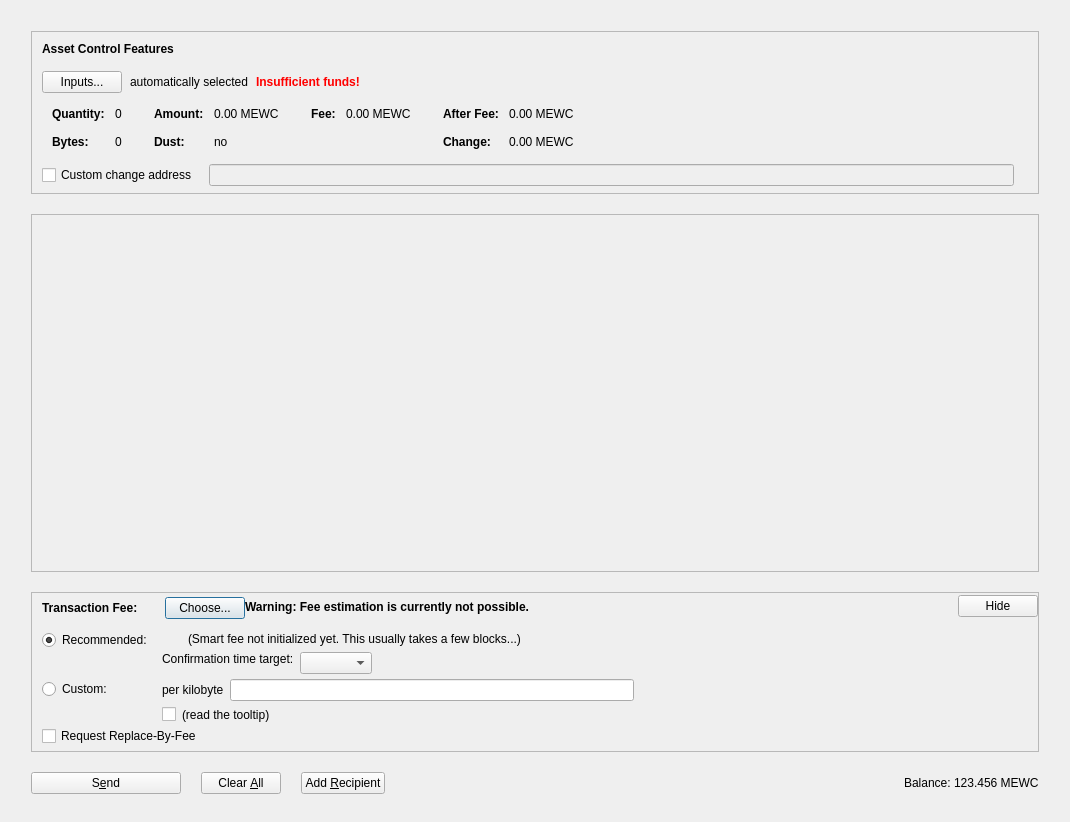
<?xml version="1.0" encoding="UTF-8"?>
<ui version="4.0">
 <class>AssetsDialog</class>
 <widget class="QDialog" name="AssetsDialog">
  <property name="geometry">
   <rect>
    <x>0</x>
    <y>0</y>
    <width>1070</width>
    <height>822</height>
   </rect>
  </property>
  <property name="windowTitle">
   <string>Send Coins</string>
  </property>
  <layout class="QVBoxLayout" name="verticalLayout" stretch="0">
   <property name="bottomMargin">
    <number>8</number>
   </property>
   <item>
    <layout class="QVBoxLayout" name="verticalLayout_3">
     <property name="spacing">
      <number>20</number>
     </property>
     <property name="leftMargin">
      <number>20</number>
     </property>
     <property name="topMargin">
      <number>20</number>
     </property>
     <property name="rightMargin">
      <number>20</number>
     </property>
     <property name="bottomMargin">
      <number>20</number>
     </property>
     <item>
      <widget class="QFrame" name="frameAssetControl">
       <property name="sizePolicy">
        <sizepolicy hsizetype="Expanding" vsizetype="Fixed">
         <horstretch>0</horstretch>
         <verstretch>0</verstretch>
        </sizepolicy>
       </property>
       <property name="maximumSize">
        <size>
         <width>16777215</width>
         <height>16777215</height>
        </size>
       </property>
       <property name="frameShape">
        <enum>QFrame::StyledPanel</enum>
       </property>
       <property name="frameShadow">
        <enum>QFrame::Sunken</enum>
       </property>
       <layout class="QVBoxLayout" name="verticalLayoutAssetControl2">
        <property name="spacing">
         <number>0</number>
        </property>
        <property name="leftMargin">
         <number>0</number>
        </property>
        <property name="topMargin">
         <number>0</number>
        </property>
        <property name="rightMargin">
         <number>0</number>
        </property>
        <property name="bottomMargin">
         <number>6</number>
        </property>
        <item>
         <layout class="QVBoxLayout" name="verticalLayoutAssetControl" stretch="0,0,0,0,1">
          <property name="spacing">
           <number>0</number>
          </property>
          <property name="leftMargin">
           <number>10</number>
          </property>
          <property name="topMargin">
           <number>10</number>
          </property>
          <item>
           <layout class="QHBoxLayout" name="horizontalLayoutAssetControl1">
            <property name="bottomMargin">
             <number>15</number>
            </property>
            <item>
             <widget class="QLabel" name="labelAssetControlFeatures">
              <property name="sizePolicy">
               <sizepolicy hsizetype="Preferred" vsizetype="Maximum">
                <horstretch>0</horstretch>
                <verstretch>0</verstretch>
               </sizepolicy>
              </property>
              <property name="font">
               <font>
                <weight>75</weight>
                <bold>true</bold>
               </font>
              </property>
              <property name="styleSheet">
               <string notr="true">font-weight:bold;</string>
              </property>
              <property name="text">
               <string>Asset Control Features</string>
              </property>
             </widget>
            </item>
           </layout>
          </item>
          <item>
           <layout class="QHBoxLayout" name="horizontalLayoutAssetControl2" stretch="0,0,0,0">
            <property name="spacing">
             <number>8</number>
            </property>
            <property name="bottomMargin">
             <number>10</number>
            </property>
            <item>
             <widget class="QPushButton" name="pushButtonAssetControl">
              <property name="styleSheet">
               <string notr="true"/>
              </property>
              <property name="text">
               <string>Inputs...</string>
              </property>
              <property name="autoDefault">
               <bool>false</bool>
              </property>
             </widget>
            </item>
            <item>
             <widget class="QLabel" name="labelAssetControlAutomaticallySelected">
              <property name="text">
               <string>automatically selected</string>
              </property>
              <property name="margin">
               <number>5</number>
              </property>
             </widget>
            </item>
            <item>
             <widget class="QLabel" name="labelAssetControlInsuffFunds">
              <property name="font">
               <font>
                <weight>75</weight>
                <bold>true</bold>
               </font>
              </property>
              <property name="styleSheet">
               <string notr="true">color:red;font-weight:bold;</string>
              </property>
              <property name="text">
               <string>Insufficient funds!</string>
              </property>
              <property name="margin">
               <number>5</number>
              </property>
             </widget>
            </item>
            <item>
             <spacer name="horizontalSpacerAssetControl">
              <property name="orientation">
               <enum>Qt::Horizontal</enum>
              </property>
              <property name="sizeHint" stdset="0">
               <size>
                <width>40</width>
                <height>1</height>
               </size>
              </property>
             </spacer>
            </item>
           </layout>
          </item>
          <item>
           <widget class="QWidget" name="widgetAssetControl" native="true">
            <property name="sizePolicy">
             <sizepolicy hsizetype="Preferred" vsizetype="Preferred">
              <horstretch>0</horstretch>
              <verstretch>0</verstretch>
             </sizepolicy>
            </property>
            <property name="minimumSize">
             <size>
              <width>0</width>
              <height>0</height>
             </size>
            </property>
            <property name="styleSheet">
             <string notr="true"/>
            </property>
            <layout class="QHBoxLayout" name="horizontalLayoutAssetControl5">
             <property name="leftMargin">
              <number>0</number>
             </property>
             <property name="topMargin">
              <number>0</number>
             </property>
             <property name="rightMargin">
              <number>0</number>
             </property>
             <property name="bottomMargin">
              <number>0</number>
             </property>
             <item>
              <layout class="QHBoxLayout" name="horizontalLayoutAssetControl3" stretch="0,0,0,1">
               <property name="spacing">
                <number>20</number>
               </property>
               <property name="topMargin">
                <number>0</number>
               </property>
               <property name="bottomMargin">
                <number>10</number>
               </property>
               <item>
                <layout class="QFormLayout" name="formLayoutAssetControl1">
                 <property name="horizontalSpacing">
                  <number>10</number>
                 </property>
                 <property name="verticalSpacing">
                  <number>14</number>
                 </property>
                 <property name="leftMargin">
                  <number>10</number>
                 </property>
                 <property name="topMargin">
                  <number>4</number>
                 </property>
                 <property name="rightMargin">
                  <number>6</number>
                 </property>
                 <item row="0" column="0">
                  <widget class="QLabel" name="labelAssetControlQuantityText">
                   <property name="font">
                    <font>
                     <weight>75</weight>
                     <bold>true</bold>
                    </font>
                   </property>
                   <property name="text">
                    <string>Quantity:</string>
                   </property>
                   <property name="margin">
                    <number>0</number>
                   </property>
                  </widget>
                 </item>
                 <item row="0" column="1">
                  <widget class="QLabel" name="labelAssetControlQuantity">
                   <property name="cursor">
                    <cursorShape>IBeamCursor</cursorShape>
                   </property>
                   <property name="contextMenuPolicy">
                    <enum>Qt::ActionsContextMenu</enum>
                   </property>
                   <property name="text">
                    <string notr="true">0</string>
                   </property>
                   <property name="margin">
                    <number>0</number>
                   </property>
                   <property name="textInteractionFlags">
                    <set>Qt::LinksAccessibleByMouse|Qt::TextSelectableByKeyboard|Qt::TextSelectableByMouse</set>
                   </property>
                  </widget>
                 </item>
                 <item row="1" column="0">
                  <widget class="QLabel" name="labelAssetControlBytesText">
                   <property name="font">
                    <font>
                     <weight>75</weight>
                     <bold>true</bold>
                    </font>
                   </property>
                   <property name="text">
                    <string>Bytes:</string>
                   </property>
                  </widget>
                 </item>
                 <item row="1" column="1">
                  <widget class="QLabel" name="labelAssetControlBytes">
                   <property name="cursor">
                    <cursorShape>IBeamCursor</cursorShape>
                   </property>
                   <property name="contextMenuPolicy">
                    <enum>Qt::ActionsContextMenu</enum>
                   </property>
                   <property name="text">
                    <string notr="true">0</string>
                   </property>
                   <property name="textInteractionFlags">
                    <set>Qt::LinksAccessibleByMouse|Qt::TextSelectableByKeyboard|Qt::TextSelectableByMouse</set>
                   </property>
                  </widget>
                 </item>
                </layout>
               </item>
               <item>
                <layout class="QFormLayout" name="formLayoutAssetControl2">
                 <property name="horizontalSpacing">
                  <number>10</number>
                 </property>
                 <property name="verticalSpacing">
                  <number>14</number>
                 </property>
                 <property name="leftMargin">
                  <number>6</number>
                 </property>
                 <property name="topMargin">
                  <number>4</number>
                 </property>
                 <property name="rightMargin">
                  <number>6</number>
                 </property>
                 <item row="0" column="0">
                  <widget class="QLabel" name="labelAssetControlAmountText">
                   <property name="font">
                    <font>
                     <weight>75</weight>
                     <bold>true</bold>
                    </font>
                   </property>
                   <property name="text">
                    <string>Amount:</string>
                   </property>
                   <property name="margin">
                    <number>0</number>
                   </property>
                  </widget>
                 </item>
                 <item row="0" column="1">
                  <widget class="QLabel" name="labelAssetControlAmount">
                   <property name="cursor">
                    <cursorShape>IBeamCursor</cursorShape>
                   </property>
                   <property name="contextMenuPolicy">
                    <enum>Qt::ActionsContextMenu</enum>
                   </property>
                   <property name="text">
                    <string notr="true">0.00 MEWC</string>
                   </property>
                   <property name="textInteractionFlags">
                    <set>Qt::LinksAccessibleByMouse|Qt::TextSelectableByKeyboard|Qt::TextSelectableByMouse</set>
                   </property>
                  </widget>
                 </item>
                 <item row="1" column="0">
                  <widget class="QLabel" name="labelAssetControlLowOutputText">
                   <property name="font">
                    <font>
                     <weight>75</weight>
                     <bold>true</bold>
                    </font>
                   </property>
                   <property name="text">
                    <string>Dust:</string>
                   </property>
                  </widget>
                 </item>
                 <item row="1" column="1">
                  <widget class="QLabel" name="labelAssetControlLowOutput">
                   <property name="cursor">
                    <cursorShape>IBeamCursor</cursorShape>
                   </property>
                   <property name="contextMenuPolicy">
                    <enum>Qt::ActionsContextMenu</enum>
                   </property>
                   <property name="text">
                    <string notr="true">no</string>
                   </property>
                   <property name="textInteractionFlags">
                    <set>Qt::LinksAccessibleByMouse|Qt::TextSelectableByKeyboard|Qt::TextSelectableByMouse</set>
                   </property>
                  </widget>
                 </item>
                </layout>
               </item>
               <item>
                <layout class="QFormLayout" name="formLayoutAssetControl3">
                 <property name="horizontalSpacing">
                  <number>10</number>
                 </property>
                 <property name="verticalSpacing">
                  <number>14</number>
                 </property>
                 <property name="leftMargin">
                  <number>6</number>
                 </property>
                 <property name="topMargin">
                  <number>4</number>
                 </property>
                 <property name="rightMargin">
                  <number>6</number>
                 </property>
                 <item row="0" column="0">
                  <widget class="QLabel" name="labelAssetControlFeeText">
                   <property name="font">
                    <font>
                     <weight>75</weight>
                     <bold>true</bold>
                    </font>
                   </property>
                   <property name="text">
                    <string>Fee:</string>
                   </property>
                   <property name="margin">
                    <number>0</number>
                   </property>
                  </widget>
                 </item>
                 <item row="0" column="1">
                  <widget class="QLabel" name="labelAssetControlFee">
                   <property name="cursor">
                    <cursorShape>IBeamCursor</cursorShape>
                   </property>
                   <property name="contextMenuPolicy">
                    <enum>Qt::ActionsContextMenu</enum>
                   </property>
                   <property name="text">
                    <string notr="true">0.00 MEWC</string>
                   </property>
                   <property name="textInteractionFlags">
                    <set>Qt::LinksAccessibleByMouse|Qt::TextSelectableByKeyboard|Qt::TextSelectableByMouse</set>
                   </property>
                  </widget>
                 </item>
                </layout>
               </item>
               <item>
                <layout class="QFormLayout" name="formLayoutAssetControl4">
                 <property name="horizontalSpacing">
                  <number>10</number>
                 </property>
                 <property name="verticalSpacing">
                  <number>14</number>
                 </property>
                 <property name="leftMargin">
                  <number>6</number>
                 </property>
                 <property name="topMargin">
                  <number>4</number>
                 </property>
                 <property name="rightMargin">
                  <number>6</number>
                 </property>
                 <item row="0" column="0">
                  <widget class="QLabel" name="labelAssetControlAfterFeeText">
                   <property name="font">
                    <font>
                     <weight>75</weight>
                     <bold>true</bold>
                    </font>
                   </property>
                   <property name="text">
                    <string>After Fee:</string>
                   </property>
                   <property name="margin">
                    <number>0</number>
                   </property>
                  </widget>
                 </item>
                 <item row="0" column="1">
                  <widget class="QLabel" name="labelAssetControlAfterFee">
                   <property name="cursor">
                    <cursorShape>IBeamCursor</cursorShape>
                   </property>
                   <property name="contextMenuPolicy">
                    <enum>Qt::ActionsContextMenu</enum>
                   </property>
                   <property name="text">
                    <string notr="true">0.00 MEWC</string>
                   </property>
                   <property name="textInteractionFlags">
                    <set>Qt::LinksAccessibleByMouse|Qt::TextSelectableByKeyboard|Qt::TextSelectableByMouse</set>
                   </property>
                  </widget>
                 </item>
                 <item row="1" column="0">
                  <widget class="QLabel" name="labelAssetControlChangeText">
                   <property name="font">
                    <font>
                     <weight>75</weight>
                     <bold>true</bold>
                    </font>
                   </property>
                   <property name="text">
                    <string>Change:</string>
                   </property>
                  </widget>
                 </item>
                 <item row="1" column="1">
                  <widget class="QLabel" name="labelAssetControlChange">
                   <property name="cursor">
                    <cursorShape>IBeamCursor</cursorShape>
                   </property>
                   <property name="contextMenuPolicy">
                    <enum>Qt::ActionsContextMenu</enum>
                   </property>
                   <property name="text">
                    <string notr="true">0.00 MEWC</string>
                   </property>
                   <property name="textInteractionFlags">
                    <set>Qt::LinksAccessibleByMouse|Qt::TextSelectableByKeyboard|Qt::TextSelectableByMouse</set>
                   </property>
                  </widget>
                 </item>
                </layout>
               </item>
              </layout>
             </item>
            </layout>
           </widget>
          </item>
          <item>
           <layout class="QHBoxLayout" name="horizontalLayoutAssetControl4" stretch="0,0,0">
            <property name="spacing">
             <number>12</number>
            </property>
            <property name="sizeConstraint">
             <enum>QLayout::SetDefaultConstraint</enum>
            </property>
            <property name="topMargin">
             <number>5</number>
            </property>
            <property name="rightMargin">
             <number>5</number>
            </property>
            <item>
             <widget class="QCheckBox" name="checkBoxAssetControlChange">
              <property name="toolTip">
               <string>If this is activated, but the change address is empty or invalid, change will be sent to a newly generated address.</string>
              </property>
              <property name="text">
               <string>Custom change address</string>
              </property>
             </widget>
            </item>
            <item>
             <widget class="QValidatedLineEdit" name="lineEditAssetControlChange">
              <property name="enabled">
               <bool>false</bool>
              </property>
              <property name="sizePolicy">
               <sizepolicy hsizetype="Expanding" vsizetype="Fixed">
                <horstretch>0</horstretch>
                <verstretch>0</verstretch>
               </sizepolicy>
              </property>
             </widget>
            </item>
            <item>
             <widget class="QLabel" name="labelAssetControlChangeLabel">
              <property name="sizePolicy">
               <sizepolicy hsizetype="Preferred" vsizetype="Expanding">
                <horstretch>0</horstretch>
                <verstretch>0</verstretch>
               </sizepolicy>
              </property>
              <property name="minimumSize">
               <size>
                <width>0</width>
                <height>0</height>
               </size>
              </property>
              <property name="text">
               <string/>
              </property>
              <property name="margin">
               <number>3</number>
              </property>
             </widget>
            </item>
           </layout>
          </item>
          <item>
           <spacer name="verticalSpacerAssetControl">
            <property name="orientation">
             <enum>Qt::Vertical</enum>
            </property>
            <property name="sizeHint" stdset="0">
             <size>
              <width>800</width>
              <height>1</height>
             </size>
            </property>
           </spacer>
          </item>
         </layout>
        </item>
       </layout>
      </widget>
     </item>
     <item>
      <widget class="QScrollArea" name="scrollArea">
       <property name="widgetResizable">
        <bool>true</bool>
       </property>
       <widget class="QWidget" name="scrollAreaWidgetContents">
        <property name="geometry">
         <rect>
          <x>0</x>
          <y>0</y>
          <width>1010</width>
          <height>257</height>
         </rect>
        </property>
        <layout class="QVBoxLayout" name="verticalLayout_2" stretch="0,1">
         <property name="leftMargin">
          <number>0</number>
         </property>
         <property name="topMargin">
          <number>0</number>
         </property>
         <property name="rightMargin">
          <number>0</number>
         </property>
         <property name="bottomMargin">
          <number>0</number>
         </property>
         <item>
          <layout class="QVBoxLayout" name="entries">
           <property name="spacing">
            <number>6</number>
           </property>
          </layout>
         </item>
         <item>
          <spacer name="verticalSpacer">
           <property name="orientation">
            <enum>Qt::Vertical</enum>
           </property>
           <property name="sizeType">
            <enum>QSizePolicy::Expanding</enum>
           </property>
           <property name="sizeHint" stdset="0">
            <size>
             <width>20</width>
             <height>100</height>
            </size>
           </property>
          </spacer>
         </item>
        </layout>
       </widget>
      </widget>
     </item>
     <item>
      <widget class="QFrame" name="frameFee">
       <property name="sizePolicy">
        <sizepolicy hsizetype="Expanding" vsizetype="Fixed">
         <horstretch>0</horstretch>
         <verstretch>0</verstretch>
        </sizepolicy>
       </property>
       <property name="maximumSize">
        <size>
         <width>16777215</width>
         <height>16777215</height>
        </size>
       </property>
       <property name="frameShape">
        <enum>QFrame::StyledPanel</enum>
       </property>
       <property name="frameShadow">
        <enum>QFrame::Sunken</enum>
       </property>
       <layout class="QVBoxLayout" name="verticalLayoutFee1">
        <property name="spacing">
         <number>0</number>
        </property>
        <property name="leftMargin">
         <number>0</number>
        </property>
        <property name="topMargin">
         <number>0</number>
        </property>
        <property name="rightMargin">
         <number>0</number>
        </property>
        <property name="bottomMargin">
         <number>0</number>
        </property>
        <item>
         <layout class="QVBoxLayout" name="verticalLayoutFee2" stretch="0,0,0">
          <property name="spacing">
           <number>0</number>
          </property>
          <property name="leftMargin">
           <number>10</number>
          </property>
          <property name="topMargin">
           <number>0</number>
          </property>
          <item>
           <layout class="QHBoxLayout" name="horizontalLayoutFee1">
            <property name="bottomMargin">
             <number>0</number>
            </property>
            <item>
             <layout class="QVBoxLayout" name="verticalLayoutFee7">
              <property name="spacing">
               <number>0</number>
              </property>
              <item>
               <spacer name="verticalSpacerSmartFee">
                <property name="orientation">
                 <enum>Qt::Vertical</enum>
                </property>
                <property name="sizeType">
                 <enum>QSizePolicy::Fixed</enum>
                </property>
                <property name="sizeHint" stdset="0">
                 <size>
                  <width>1</width>
                  <height>4</height>
                 </size>
                </property>
               </spacer>
              </item>
              <item>
               <layout class="QHBoxLayout" name="horizontalLayoutSmartFee">
                <property name="spacing">
                 <number>10</number>
                </property>
                <item>
                 <widget class="QLabel" name="labelFeeHeadline">
                  <property name="sizePolicy">
                   <sizepolicy hsizetype="Preferred" vsizetype="Maximum">
                    <horstretch>0</horstretch>
                    <verstretch>0</verstretch>
                   </sizepolicy>
                  </property>
                  <property name="font">
                   <font>
                    <weight>75</weight>
                    <bold>true</bold>
                   </font>
                  </property>
                  <property name="styleSheet">
                   <string notr="true">font-weight:bold;</string>
                  </property>
                  <property name="text">
                   <string>Transaction Fee:</string>
                  </property>
                 </widget>
                </item>
                <item>
                 <widget class="QLabel" name="labelFeeMinimized">
                  <property name="text">
                   <string/>
                  </property>
                 </widget>
                </item>
                <item>
                 <widget class="QPushButton" name="buttonChooseFee">
                  <property name="text">
                   <string>Choose...</string>
                  </property>
                 </widget>
                </item>
               </layout>
              </item>
              <item>
               <spacer name="verticalSpacer_5">
                <property name="orientation">
                 <enum>Qt::Vertical</enum>
                </property>
                <property name="sizeHint" stdset="0">
                 <size>
                  <width>1</width>
                  <height>1</height>
                 </size>
                </property>
               </spacer>
              </item>
             </layout>
            </item>
            <item>
             <widget class="QLabel" name="fallbackFeeWarningLabel">
              <property name="font">
               <font>
                <weight>75</weight>
                <bold>true</bold>
               </font>
              </property>
              <property name="toolTip">
               <string>Using the fallbackfee can result in sending a transaction that will take several hours or days (or never) to confirm. Consider choosing your fee manually or wait until you have validated the complete chain.</string>
              </property>
              <property name="text">
               <string>Warning: Fee estimation is currently not possible.</string>
              </property>
              <property name="wordWrap">
               <bool>false</bool>
              </property>
             </widget>
            </item>
            <item>
             <spacer name="horizontalSpacer_4">
              <property name="orientation">
               <enum>Qt::Horizontal</enum>
              </property>
              <property name="sizeType">
               <enum>QSizePolicy::MinimumExpanding</enum>
              </property>
              <property name="sizeHint" stdset="0">
               <size>
                <width>40</width>
                <height>20</height>
               </size>
              </property>
             </spacer>
            </item>
            <item>
             <widget class="QPushButton" name="buttonMinimizeFee">
              <property name="toolTip">
               <string>collapse fee-settings</string>
              </property>
              <property name="text">
               <string>Hide</string>
              </property>
             </widget>
            </item>
           </layout>
          </item>
          <item>
           <widget class="QFrame" name="frameFeeSelection">
            <layout class="QVBoxLayout" name="verticalLayoutFee12">
             <property name="spacing">
              <number>0</number>
             </property>
             <property name="leftMargin">
              <number>0</number>
             </property>
             <property name="topMargin">
              <number>0</number>
             </property>
             <property name="rightMargin">
              <number>0</number>
             </property>
             <property name="bottomMargin">
              <number>0</number>
             </property>
             <item>
              <layout class="QGridLayout" name="gridLayoutFee">
               <property name="topMargin">
                <number>10</number>
               </property>
               <property name="bottomMargin">
                <number>4</number>
               </property>
               <property name="horizontalSpacing">
                <number>10</number>
               </property>
               <property name="verticalSpacing">
                <number>4</number>
               </property>
               <item row="1" column="1">
                <layout class="QVBoxLayout" name="verticalLayoutFee8">
                 <property name="spacing">
                  <number>6</number>
                 </property>
                 <item>
                  <layout class="QHBoxLayout" name="horizontalLayoutFee13">
                   <item>
                    <widget class="QLabel" name="labelCustomPerKilobyte">
                     <property name="toolTip">
                      <string>If the custom fee is set to 1000 satoshis and the transaction is only 250 bytes, then &quot;per kilobyte&quot; only pays 250 satoshis in fee, while &quot;total at least&quot; pays 1000 satoshis. For transactions bigger than a kilobyte both pay by kilobyte.</string>
                     </property>
                     <property name="text">
                      <string>per kilobyte</string>
                     </property>
                    </widget>
                   </item>
                   <item>
                    <widget class="MeowAmountField" name="customFee"/>
                   </item>
                   <item>
                    <spacer name="horizontalSpacer_6">
                     <property name="orientation">
                      <enum>Qt::Horizontal</enum>
                     </property>
                     <property name="sizeHint" stdset="0">
                      <size>
                       <width>1</width>
                       <height>1</height>
                      </size>
                     </property>
                    </spacer>
                   </item>
                  </layout>
                 </item>
                 <item>
                  <layout class="QHBoxLayout" name="horizontalLayoutFee8">
                   <item>
                    <widget class="QCheckBox" name="checkBoxMinimumFee">
                     <property name="toolTip">
                      <string>Paying only the minimum fee is just fine as long as there is less transaction volume than space in the blocks. But be aware that this can end up in a never confirming transaction once there is more demand for meow transactions than the network can process.</string>
                     </property>
                     <property name="text">
                      <string/>
                     </property>
                    </widget>
                   </item>
                   <item>
                    <widget class="QLabel" name="labelMinFeeWarning">
                     <property name="enabled">
                      <bool>true</bool>
                     </property>
                     <property name="toolTip">
                      <string>Paying only the minimum fee is just fine as long as there is less transaction volume than space in the blocks. But be aware that this can end up in a never confirming transaction once there is more demand for meow transactions than the network can process.</string>
                     </property>
                     <property name="text">
                      <string>(read the tooltip)</string>
                     </property>
                     <property name="margin">
                      <number>5</number>
                     </property>
                    </widget>
                   </item>
                   <item>
                    <spacer name="horizontalSpacer_2">
                     <property name="orientation">
                      <enum>Qt::Horizontal</enum>
                     </property>
                     <property name="sizeHint" stdset="0">
                      <size>
                       <width>1</width>
                       <height>1</height>
                      </size>
                     </property>
                    </spacer>
                   </item>
                  </layout>
                 </item>
                </layout>
               </item>
               <item row="0" column="0">
                <layout class="QVBoxLayout" name="verticalLayoutFee4" stretch="0,1">
                 <item>
                  <widget class="QRadioButton" name="radioSmartFee">
                   <property name="text">
                    <string>Recommended:</string>
                   </property>
                   <property name="checked">
                    <bool>true</bool>
                   </property>
                   <attribute name="buttonGroup">
                    <string notr="true">groupFee</string>
                   </attribute>
                  </widget>
                 </item>
                 <item>
                  <spacer name="verticalSpacer_2">
                   <property name="orientation">
                    <enum>Qt::Vertical</enum>
                   </property>
                   <property name="sizeHint" stdset="0">
                    <size>
                     <width>1</width>
                     <height>1</height>
                    </size>
                   </property>
                  </spacer>
                 </item>
                </layout>
               </item>
               <item row="1" column="0">
                <layout class="QVBoxLayout" name="verticalLayoutFee9" stretch="0,1">
                 <item>
                  <widget class="QRadioButton" name="radioCustomFee">
                   <property name="text">
                    <string>Custom:</string>
                   </property>
                   <attribute name="buttonGroup">
                    <string notr="true">groupFee</string>
                   </attribute>
                  </widget>
                 </item>
                 <item>
                  <spacer name="verticalSpacer_6">
                   <property name="orientation">
                    <enum>Qt::Vertical</enum>
                   </property>
                   <property name="sizeHint" stdset="0">
                    <size>
                     <width>1</width>
                     <height>1</height>
                    </size>
                   </property>
                  </spacer>
                 </item>
                </layout>
               </item>
               <item row="0" column="1">
                <layout class="QVBoxLayout" name="verticalLayoutFee3" stretch="0,0,1">
                 <property name="spacing">
                  <number>6</number>
                 </property>
                 <property name="topMargin">
                  <number>2</number>
                 </property>
                 <item>
                  <layout class="QHBoxLayout" name="horizontalLayoutFee12">
                   <item>
                    <widget class="QLabel" name="labelSmartFee">
                     <property name="text">
                      <string/>
                     </property>
                     <property name="margin">
                      <number>2</number>
                     </property>
                    </widget>
                   </item>
                   <item>
                    <widget class="QLabel" name="labelFeeEstimation">
                     <property name="text">
                      <string/>
                     </property>
                    </widget>
                   </item>
                   <item>
                    <widget class="QLabel" name="labelSmartFee2">
                     <property name="text">
                      <string>(Smart fee not initialized yet. This usually takes a few blocks...)</string>
                     </property>
                     <property name="margin">
                      <number>2</number>
                     </property>
                    </widget>
                   </item>
                   <item>
                    <spacer name="horizontalSpacer_5">
                     <property name="orientation">
                      <enum>Qt::Horizontal</enum>
                     </property>
                     <property name="sizeHint" stdset="0">
                      <size>
                       <width>1</width>
                       <height>1</height>
                      </size>
                     </property>
                    </spacer>
                   </item>
                  </layout>
                 </item>
                 <item>
                  <layout class="QHBoxLayout" name="horizontalLayoutFee9">
                   <item>
                    <layout class="QVBoxLayout" name="verticalLayoutFee6">
                     <item>
                      <widget class="QLabel" name="labelSmartFee3">
                       <property name="text">
                        <string>Confirmation time target:</string>
                       </property>
                       <property name="margin">
                        <number>2</number>
                       </property>
                      </widget>
                     </item>
                     <item>
                      <spacer name="verticalSpacer_3">
                       <property name="orientation">
                        <enum>Qt::Vertical</enum>
                       </property>
                       <property name="sizeHint" stdset="0">
                        <size>
                         <width>1</width>
                         <height>1</height>
                        </size>
                       </property>
                      </spacer>
                     </item>
                    </layout>
                   </item>
                   <item>
                    <layout class="QVBoxLayout" name="verticalLayoutFee5">
                     <property name="rightMargin">
                      <number>30</number>
                     </property>
                     <item>
                      <layout class="QHBoxLayout" name="horizontalLayoutConfTarget">
                       <property name="bottomMargin">
                        <number>0</number>
                       </property>
                       <item>
                        <widget class="QComboBox" name="confTargetSelector"/>
                       </item>
                       <item>
                        <spacer name="horizontalSpacerConfTarget">
                         <property name="orientation">
                          <enum>Qt::Horizontal</enum>
                         </property>
                         <property name="sizeHint" stdset="0">
                          <size>
                           <width>40</width>
                           <height>20</height>
                          </size>
                         </property>
                        </spacer>
                       </item>
                      </layout>
                     </item>
                    </layout>
                   </item>
                  </layout>
                 </item>
                 <item>
                  <spacer name="verticalSpacer_4">
                   <property name="orientation">
                    <enum>Qt::Vertical</enum>
                   </property>
                   <property name="sizeHint" stdset="0">
                    <size>
                     <width>1</width>
                     <height>1</height>
                    </size>
                   </property>
                  </spacer>
                 </item>
                </layout>
               </item>
              </layout>
             </item>
             <item>
              <widget class="QCheckBox" name="optInRBF">
               <property name="toolTip">
                <string>Indicates that the sender may wish to replace this transaction with a new one paying higher fees (prior to being confirmed).</string>
               </property>
               <property name="text">
                <string>Request Replace-By-Fee</string>
               </property>
              </widget>
             </item>
            </layout>
           </widget>
          </item>
          <item>
           <spacer name="verticalSpacerFee">
            <property name="orientation">
             <enum>Qt::Vertical</enum>
            </property>
            <property name="sizeHint" stdset="0">
             <size>
              <width>40</width>
              <height>5</height>
             </size>
            </property>
           </spacer>
          </item>
         </layout>
        </item>
       </layout>
      </widget>
     </item>
     <item>
      <layout class="QHBoxLayout" name="horizontalLayout">
       <item>
        <widget class="QPushButton" name="sendButton">
         <property name="minimumSize">
          <size>
           <width>150</width>
           <height>0</height>
          </size>
         </property>
         <property name="toolTip">
          <string>Confirm the send action</string>
         </property>
         <property name="text">
          <string>S&amp;end</string>
         </property>
         <property name="icon">
          <iconset resource="../meow.qrc">
           <normaloff>:/icons/send</normaloff>:/icons/send</iconset>
         </property>
         <property name="autoDefault">
          <bool>false</bool>
         </property>
         <property name="default">
          <bool>false</bool>
         </property>
        </widget>
       </item>
       <item>
        <widget class="QPushButton" name="clearButton">
         <property name="sizePolicy">
          <sizepolicy hsizetype="Minimum" vsizetype="Fixed">
           <horstretch>0</horstretch>
           <verstretch>0</verstretch>
          </sizepolicy>
         </property>
         <property name="toolTip">
          <string>Clear all fields of the form.</string>
         </property>
         <property name="text">
          <string>Clear &amp;All</string>
         </property>
         <property name="icon">
          <iconset resource="../meow.qrc">
           <normaloff>:/icons/remove</normaloff>:/icons/remove</iconset>
         </property>
         <property name="autoDefault">
          <bool>false</bool>
         </property>
        </widget>
       </item>
       <item>
        <widget class="QPushButton" name="addButton">
         <property name="toolTip">
          <string>Transfer to multiple recipients at once</string>
         </property>
         <property name="text">
          <string>Add &amp;Recipient</string>
         </property>
         <property name="icon">
          <iconset resource="../meow.qrc">
           <normaloff>:/icons/add</normaloff>:/icons/add</iconset>
         </property>
         <property name="autoDefault">
          <bool>false</bool>
         </property>
        </widget>
       </item>
       <item>
        <spacer name="horizontalSpacer">
         <property name="orientation">
          <enum>Qt::Horizontal</enum>
         </property>
         <property name="sizeHint" stdset="0">
          <size>
           <width>40</width>
           <height>20</height>
          </size>
         </property>
        </spacer>
       </item>
       <item>
        <layout class="QHBoxLayout" name="horizontalLayout_2">
         <property name="spacing">
          <number>3</number>
         </property>
         <item>
          <widget class="QLabel" name="label">
           <property name="sizePolicy">
            <sizepolicy hsizetype="Preferred" vsizetype="Fixed">
             <horstretch>0</horstretch>
             <verstretch>0</verstretch>
            </sizepolicy>
           </property>
           <property name="text">
            <string>Balance:</string>
           </property>
          </widget>
         </item>
         <item>
          <widget class="QLabel" name="labelBalance">
           <property name="sizePolicy">
            <sizepolicy hsizetype="Preferred" vsizetype="Fixed">
             <horstretch>0</horstretch>
             <verstretch>0</verstretch>
            </sizepolicy>
           </property>
           <property name="cursor">
            <cursorShape>IBeamCursor</cursorShape>
           </property>
           <property name="text">
            <string notr="true">123.456 MEWC</string>
           </property>
           <property name="textInteractionFlags">
            <set>Qt::LinksAccessibleByMouse|Qt::TextSelectableByKeyboard|Qt::TextSelectableByMouse</set>
           </property>
          </widget>
         </item>
        </layout>
       </item>
      </layout>
     </item>
    </layout>
   </item>
  </layout>
 </widget>
 <customwidgets>
  <customwidget>
   <class>QValidatedLineEdit</class>
   <extends>QLineEdit</extends>
   <header>qvalidatedlineedit.h</header>
  </customwidget>
  <customwidget>
   <class>MeowAmountField</class>
   <extends>QLineEdit</extends>
   <header>meowamountfield.h</header>
   <container>1</container>
  </customwidget>
 </customwidgets>
 <resources>
  <include location="../meow.qrc"/>
 </resources>
 <connections/>
 <buttongroups>
  <buttongroup name="groupFee"/>
 </buttongroups>
</ui>
